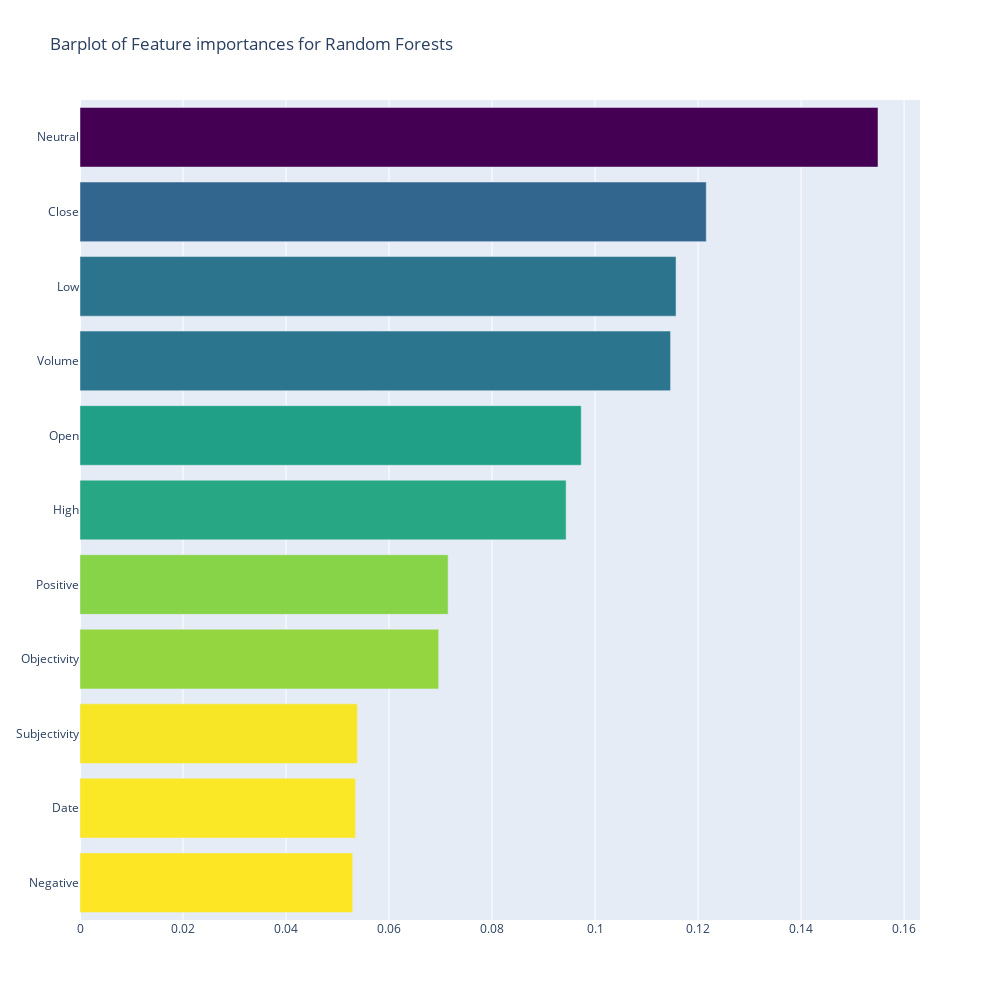

The code cell stored with this chart in its notebook:
### Code cell
x, y = (list(x) for x in zip(*sorted(zip(model_rf.feature_importances_, features), 
                                                            reverse = False)))
trace2 = go.Bar(
    x=x ,
    y=y,
    marker=dict(
        color=x,
        colorscale = 'Viridis',
        reversescale = True
    ),
    name='Feature importance for Random Forests',
    orientation='h',
)

layout = dict(
    title='Barplot of Feature importances for Random Forests',
     width = 1000, height = 1000,
    yaxis=dict(
        showgrid=False,
        showline=False,
        showticklabels=True,
#         domain=[0, 0.85],
    ))

fig1 = go.Figure(data=[trace2])
fig1['layout'].update(layout)
py.iplot(fig1, filename='plots')

### Figure 1 — Plotly figure (JSON) as saved in the notebook; plotly's stock layout.template omitted (floating-point values rounded to 4 significant figures)
{"data": [{"marker": {"color": [0.05295, 0.0535, 0.05385, 0.06964, 0.07147, 0.09438, 0.09732, 0.1147, 0.1157, 0.1216, 0.1549], "colorscale": [[0, "#440154"], [0.1111, "#482878"], [0.2222, "#3e4989"], [0.3333, "#31688e"], [0.4444, "#26828e"], [0.5556, "#1f9e89"], [0.6667, "#35b779"], [0.7778, "#6ece58"], [0.8889, "#b5de2b"], [1, "#fde725"]], "reversescale": true}, "name": "Feature importance for Random Forests", "orientation": "h", "type": "bar", "x": [0.05295, 0.0535, 0.05385, 0.06964, 0.07147, 0.09438, 0.09732, 0.1147, 0.1157, 0.1216, 0.1549], "y": ["Negative", "Date", "Subjectivity", "Objectivity", "Positive", "High", "Open", "Volume", "Low", "Close", "Neutral"]}], "layout": {"height": 1000, "title": {"text": "Barplot of Feature importances for Random Forests"}, "width": 1000, "yaxis": {"showgrid": false, "showline": false, "showticklabels": true}}}
